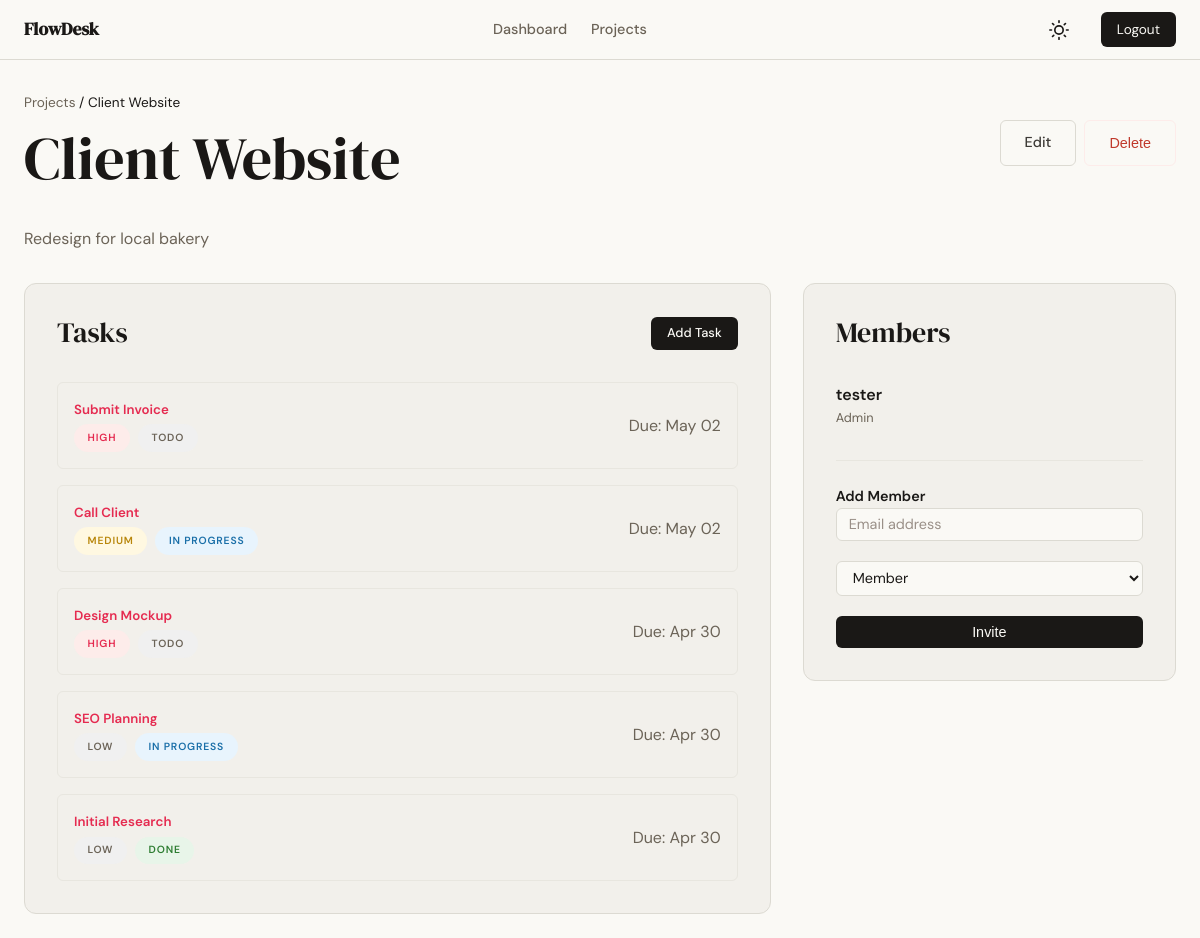
/projects/3 (signed in), run on the app's committed database.
### app/models.py (models this page shows, shortened)
class Project(db.Model):
    id = db.Column(db.Integer, primary_key=True)
    name = db.Column(db.String(120), nullable=False)
    description = db.Column(db.Text)
    created_at = db.Column(db.DateTime, default=lambda: datetime.now(timezone.utc))
    owner_id = db.Column(db.Integer, db.ForeignKey('user.id'), nullable=False)
    members = db.relationship('ProjectMember', backref='project', lazy=True, cascade='all, delete-orphan')
    tasks = db.relationship('Task', backref='project', lazy=True, cascade='all, delete-orphan')

class Task(db.Model):
    id = db.Column(db.Integer, primary_key=True)
    title = db.Column(db.String(200), nullable=False)
    description = db.Column(db.Text)
    status = db.Column(db.Enum('todo', 'in_progress', 'done', name='task_status'), default='todo')
    priority = db.Column(db.Enum('low', 'medium', 'high', name='task_priority'), default='medium')
    due_date = db.Column(db.Date)
    created_at = db.Column(db.DateTime, default=lambda: datetime.now(timezone.utc))
    updated_at = db.Column(db.DateTime, default=lambda: datetime.now(timezone.utc), onupdate=lambda: datetime.now(timezone.utc))
    project_id = db.Column(db.Integer, db.ForeignKey('project.id'), nullable=False)
    created_by = db.Column(db.Integer, db.ForeignKey('user.id'), nullable=False)
    assigned_to = db.Column(db.Integer, db.ForeignKey('user.id'))

class ProjectMember(db.Model):
    id = db.Column(db.Integer, primary_key=True)
    project_id = db.Column(db.Integer, db.ForeignKey('project.id'), nullable=False)
    user_id = db.Column(db.Integer, db.ForeignKey('user.id'), nullable=False)
    role = db.Column(db.Enum('admin', 'member', name='user_roles'), default='member')
    joined_at = db.Column(db.DateTime, default=lambda: datetime.now(timezone.utc))
    __table_args__ = (db.UniqueConstraint('project_id', 'user_id', name='_project_user_uc'),)

class User(db.Model, UserMixin):
    id = db.Column(db.Integer, primary_key=True)
    username = db.Column(db.String(80), unique=True, nullable=False)
    email = db.Column(db.String(120), unique=True, nullable=False)
    password_hash = db.Column(db.String(256), nullable=False)
    created_at = db.Column(db.DateTime, default=lambda: datetime.now(timezone.utc))
    owned_projects = db.relationship('Project', backref='owner', lazy=True)
    project_memberships = db.relationship('ProjectMember', backref='user', lazy=True)
    created_tasks = db.relationship('Task', foreign_keys='Task.created_by', backref='creator', lazy=True)
    assigned_tasks = db.relationship('Task', foreign_keys='Task.assigned_to', backref='assignee', lazy=True)

### app/projects/routes.py (the view)
@projects.route('/<int:id>')
@login_required
def detail(id):
    project = Project.query.get_or_404(id)
    role = get_project_role(id)
    if not role:
        abort(403) # User is not a member of this project
    return render_template('projects/detail.html', project=project, role=role)

### app/projects/routes.py (called while the page is built)
def get_project_role(project_id):
    member = ProjectMember.query.filter_by(project_id=project_id, user_id=current_user.id).first()
    return member.role if member else None

### app/templates/projects/detail.html (shortened to what this page needs)
{% extends "base.html" %}
{% block content %}
<header class="mb-4">
    <div class="flex-between">
        <div>
            <nav style="font-size: 0.85rem; margin-bottom: 0.5rem;">
                <a href="{{ url_for('projects.list_projects') }}" class="text-muted">Projects</a> / {{ project.name }}
            </nav>
            <h1>{{ project.name }}</h1>
        </div>
        {% if role == 'admin' %}
            <div style="display: flex; gap: 0.5rem;">
                <a href="{{ url_for('projects.edit', id=project.id) }}" class="btn btn-ghost">Edit</a>
                <button class="btn btn-ghost" style="color: var(--danger); border-color: var(--danger-light);" onclick="document.getElementById('delete-dialog').showModal()">Delete</button>
            </div>
        {% endif %}
    </div>
    <p class="lead text-muted mt-4">{{ project.description or 'No description provided.' }}</p>
</header>
<div style="display: grid; grid-template-columns: 2fr 1fr; gap: 2rem;">
    <section>
        <div class="card">
            <div class="flex-between mb-4">
                <h3>Tasks</h3>
                <a href="{{ url_for('tasks.create', project_id=project.id) }}" class="btn btn-primary" style="padding: 0.4rem 1rem; font-size: 0.8rem;">Add Task</a>
            </div>
            <div style="display: flex; flex-direction: column; gap: 1rem;">
                {% for task in project.tasks %}
                    <a href="{{ url_for('tasks.detail', id=task.id) }}" class="flex-between" style="padding: 1rem; border: 1px solid var(--border-soft); border-radius: var(--radius-sm); transition: 0.2s;">
                        <div>
                            <h5 style="font-weight: 600;">{{ task.title }}</h5>
                            <div style="display: flex; gap: 0.5rem; margin-top: 0.25rem;">
                                <span class="badge badge-{{ task.priority }}" style="font-size: 0.65rem;">{{ task.priority }}</span>
                                <span class="badge badge-{{ task.status }}" style="font-size: 0.65rem;">{{ task.status|replace('_', ' ') }}</span>
                            </div>
                        </div>
                        <div class="text-muted small" style="text-align: right;">
                            Due: {{ task.due_date.strftime('%b %d') if task.due_date else 'No date' }}
                        </div>
                    </a>
                {% else %}
                    <p class="text-muted" style="text-align: center; padding: 3rem;">No tasks created yet.</p>
                {% endfor %}
            </div>
        </div>
    </section>
    <aside>
        <div class="card">
            <h3 class="mb-4">Members</h3>
            <div style="display: flex; flex-direction: column; gap: 1rem; margin-bottom: 2rem;">
                {% for member in project.members %}
                    <div class="flex-between">
                        <div>
                            <div style="font-weight: 600;">{{ member.user.username }}</div>
                            <div class="text-muted" style="font-size: 0.8rem; text-transform: capitalize;">{{ member.role }}</div>
                        </div>
                    </div>
                {% endfor %}
            </div>
            {% if role == 'admin' %}
                <hr style="border: 0; border-top: 1px solid var(--border-soft); margin-bottom: 1.5rem;">
                <h5 class="mb-3" style="font-size: 0.9rem; font-weight: 600;">Add Member</h5>
                <form action="{{ url_for('projects.add_member', id=project.id) }}" method="POST">
                    <div class="form-group">
                        <input type="email" name="email" placeholder="Email address" required style="padding: 0.4rem 0.75rem; font-size: 0.9rem;">
                    </div>
                    <div class="form-group">
                        <select name="role" style="padding: 0.4rem 0.75rem; font-size: 0.9rem;">
                            <option value="member">Member</option>
                        </select>
                    </div>
                    <button type="submit" class="btn btn-primary" style="width: 100%; padding: 0.5rem;">Invite</button>
                </form>
            {% endif %}
        </div>
    </aside>
</div>
{% endblock %}

### app/static/css/style.css (style rules this page uses)
:root { --ink: #1a1816; --ink-soft: #3d3a36; --ink-muted: #6b6357; --ink-faint: #9a9088; --paper: #faf9f5; --paper-warm: #f2f0eb; --paper-card: #f2f0eb; --accent: #E52b50; --accent-light: #fdecea; --danger: #c0392b; --danger-light: #fdecea; --success: #2e7d32; --success-light: #e8f5e9; --info: #1a6fa8; --info-light: #e8f4fd; --warning: #b8860b; --warning-light: #fff8e1; --border: #dcdad2; --border-soft: #e8e6df; --font-display: 'DM Serif Display', Georgia, serif; --font-body: 'DM Sans', system-ui, sans-serif; --max-width: 1200px; --auth-width: 440px; --radius-sm: 6px; --radius-md: 12px; --radius-lg: 20px; }
* { box-sizing: border-box; margin: 0; padding: 0; }
body { font-family: var(--font-body); background-color: var(--paper); color: var(--ink); line-height: 1.6; transition: background-color 0.3s, color 0.3s; min-height: 100vh; }
h1, h2, h3, h4, .display-font { font-family: var(--font-display); font-weight: 400; line-height: 1.2; }
h1 { font-size: clamp(2.5rem, 5vw, 4rem); }
h3 { font-size: 1.75rem; }
a { color: var(--accent); text-decoration: none; transition: 0.2s ease; }
.btn { display: inline-block; padding: 0.65rem 1.5rem; font-size: 0.9rem; font-weight: 500; border-radius: var(--radius-sm); cursor: pointer; transition: 0.2s ease; border: none; text-align: center; }
.btn-primary { background-color: var(--ink); color: var(--paper); }
.btn-ghost { background-color: transparent; border: 1px solid var(--border); color: var(--ink-soft); }
.card { background-color: var(--paper-card); border: 1px solid var(--border); border-radius: var(--radius-md); padding: 2rem; margin-bottom: 1.5rem; }
.form-group { margin-bottom: 1.25rem; }
input[type="text"], input[type="email"], input[type="password"], input[type="date"], select, textarea { width: 100%; padding: 0.6rem 0.875rem; border: 1px solid var(--border); border-radius: var(--radius-sm); background-color: var(--paper); color: var(--ink); font-family: var(--font-body); font-size: 1rem; transition: border-color 0.2s; }
::placeholder { color: var(--ink-faint); }
.badge { display: inline-block; padding: 0.35rem 0.85rem; border-radius: 999px; font-size: 0.75rem; font-weight: 600; letter-spacing: 0.08em; text-transform: uppercase; }
.badge-low { background-color: #f0f0f0; color: var(--ink-muted); }
.badge-medium { background-color: #fff8e1; color: #b8860b; }
.badge-high { background-color: var(--accent-light); color: var(--accent); }
.badge-todo { background-color: #f0f0f0; color: var(--ink-muted); }
.badge-in_progress { background-color: #e8f4fd; color: #1a6fa8; }
.badge-done { background-color: #e8f5e9; color: #2e7d32; }
.text-muted { color: var(--ink-muted); }
.mt-4 { margin-top: 2rem; }
.mb-4 { margin-bottom: 2rem; }
.flex-between { display: flex; justify-content: space-between; align-items: center; }

### data on the page
Project: name "Client Website", description "Redesign for local bakery"
Task: title "Submit Invoice", priority "HIGH", status "TODO", due_date "May 02"
Task: title "Call Client", priority "MEDIUM", status "IN PROGRESS", due_date "May 02"
Task: title "Design Mockup", priority "HIGH", status "TODO", due_date "Apr 30"
Task: title "SEO Planning", priority "LOW", status "IN PROGRESS", due_date "Apr 30"
Task: title "Initial Research", priority "LOW", status "DONE", due_date "Apr 30"
ProjectMember: user.username "tester", role "Admin"
